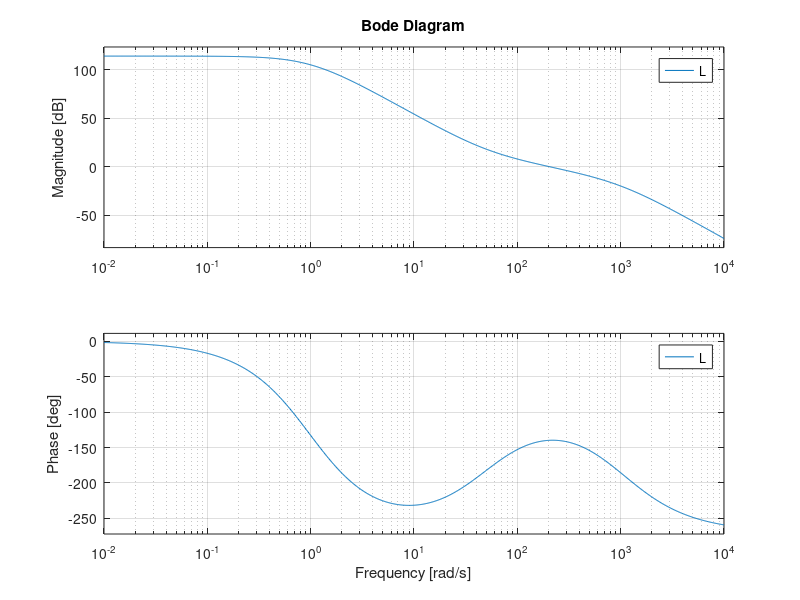

Write MATLAB code to recreate this figure. (Note: this script raises an error after producing the figure.)
s = tf('s');
L = 10^5 * 5 * (0.02 * s + 1)^2 / ((s + 1)^3 * (10^-3 * s + 1)^2);
set(gcf,'color','w');
bode(L);
export_fig problem5a.pdf;

L2 = 5 * 10^5 / ((2.5 * 10^3 * s + 1) * (10^-3 * s + 1)^2);
hold on;
bode (L2);
hold off;
export_fig problem5c.pdf;

[Gm1, Pm1, Wcg1, Wcp1] = margin(L);
[Gm2, Pm2, Wcg2, Wcp2] = margin(L2);

nyquist(L);
hold on;
nyquist(L2);
hold off;
export_fig problem5f-1.pdf;

nyquist(L);
hold on;
nyquist(L2);
hold off;
axis([-10 1 -2 2]);
export_fig problem5f-2.pdf;
